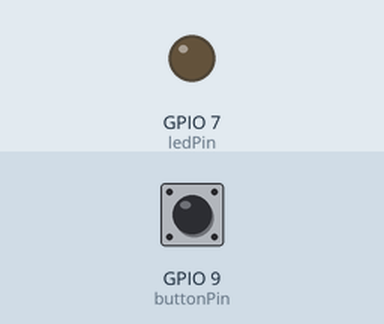
This sketch was run on a simulated ESP32-S3. Shown: output pins drawn as LEDs (lit = HIGH). The test bench sets the inputs (shaded band); at power-on: GPIO 9 (buttonPin) HIGH. Nothing arrives over Bluetooth unless stated; a phone connects over Bluetooth LE 3 s after start; what the sketch prints to the serial monitor is not drawn.

Above: at 1.2 s.
1.3 s: GPIO 9 (buttonPin) pulled LOW for 0.15 s
At 2.2 s:
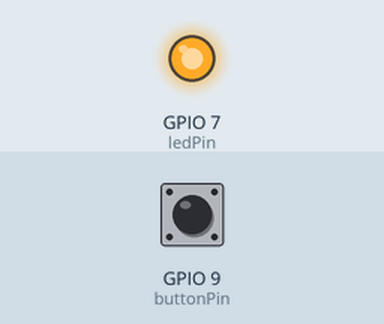
3.0 s: GPIO 9 (buttonPin) pulled LOW for 1 s
At 4.7 s:
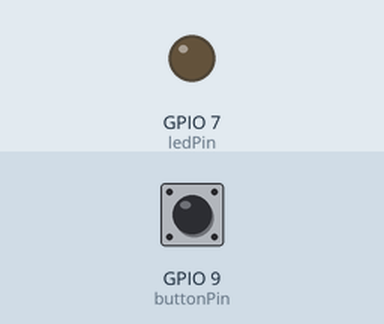
5.5 s: GPIO 9 (buttonPin) pulled LOW for 3.2 s
At 9.4 s:
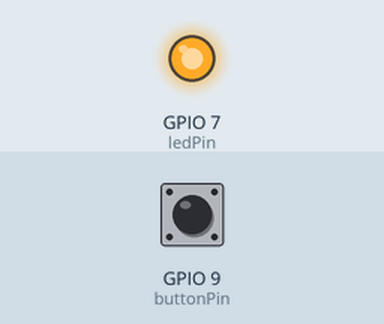
Timing chart, 0 to 10.9 s (numbered marks = the images above; inputs shaded):
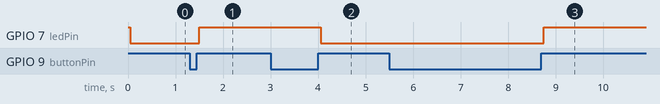

Measured:
- after the input at 1.3 s, GPIO 7 (ledPin): LOW → HIGH after 0.20 s
- after the input at 3.0 s, GPIO 7 (ledPin): HIGH → LOW after 1.1 s
- after the input at 5.5 s, GPIO 7 (ledPin): LOW → HIGH after 3.3 s

The sketch:

BLE-Server.ino
```cpp
// (licence header left out)
/*
 This example is adapted from the client and server code provided by MoThunderz
 Firmware: https://github.com/mo-thunderz/Esp32BlePart2
 YouTube video: https://www.youtube.com/watch?v=s3yoZa6kzus
*/

#include <BLEDevice.h>
#include <BLEServer.h>
#include <BLEUtils.h>
#include <BLE2902.h>

// constants won't change. They're used here to set pin numbers:
const int buttonPin = 9;  // the number of the pushbutton pin
const int ledPin = 7;    // the number of the LED pin

// Variables will change:
uint8_t ledState = HIGH;        // the current state of the output pin
uint32_t buttonState;            // the current reading from the input pin
int lastButtonState = LOW;  // the previous reading from the input pin

// the following variables are unsigned longs because the time, measured in
// milliseconds, will quickly become a bigger number than can be stored in an int.
unsigned long lastDebounceTime = 0;  // the last time the output pin was toggled
unsigned long debounceDelay = 50;    // the debounce time; increase if the output flickers

// Initialize all pointers
BLEServer* pServer = NULL;                        // Pointer to the server
BLECharacteristic* pCharacteristic_1 = NULL;      // Pointer to Characteristic 1
BLECharacteristic* pCharacteristic_2 = NULL;      // Pointer to Characteristic 2
BLEDescriptor *pDescr_1;                          // Pointer to Descriptor of Characteristic 1
BLE2902 *pBLE2902_1;                              // Pointer to BLE2902 of Characteristic 1
BLE2902 *pBLE2902_2;                              // Pointer to BLE2902 of Characteristic 2

// Some variables to keep track on device connected
bool deviceConnected = false;
bool oldDeviceConnected = false;

// Variable that will continuously be increased and written to the client
uint32_t value = 0;

// See the following for generating UUIDs:
// https://www.uuidgenerator.net/
// UUIDs used in this example:
#define SERVICE_UUID          "4fafc201-1fb5-459e-8fcc-c5c9c331914b"
#define CHARACTERISTIC_UUID_1 "beb5483e-36e1-4688-b7f5-ea07361b26a8"
#define CHARACTERISTIC_UUID_2 "1c95d5e3-d8f7-413a-bf3d-7a2e5d7be87e"

// Callback function that is called whenever a client is connected or disconnected
class MyServerCallbacks: public BLEServerCallbacks {
    void onConnect(BLEServer* pServer) {
      deviceConnected = true;
    };

    void onDisconnect(BLEServer* pServer) {
      deviceConnected = false;
    }
};

void setup() {
  Serial.begin(115200);
  pinMode(buttonPin, INPUT_PULLUP);
  pinMode(ledPin, OUTPUT);

  // set initial LED state
  digitalWrite(ledPin, ledState);
  // Create the BLE Device
  BLEDevice::init("ESP32");

  // Create the BLE Server
  pServer = BLEDevice::createServer();
  pServer->setCallbacks(new MyServerCallbacks());

  // Create the BLE Service
  BLEService *pService = pServer->createService(SERVICE_UUID);

  // Create a BLE Characteristic
  pCharacteristic_1 = pService->createCharacteristic(
                      CHARACTERISTIC_UUID_1,
                      BLECharacteristic::PROPERTY_NOTIFY
                    );

  pCharacteristic_2 = pService->createCharacteristic(
                      CHARACTERISTIC_UUID_2,
                      BLECharacteristic::PROPERTY_READ   |
                      BLECharacteristic::PROPERTY_WRITE  |
                      BLECharacteristic::PROPERTY_NOTIFY
                    );

  // Create a BLE Descriptor
  pDescr_1 = new BLEDescriptor((uint16_t)0x2901);
  pDescr_1->setValue("A very interesting variable");
  pCharacteristic_1->addDescriptor(pDescr_1);

  // Add the BLE2902 Descriptor because we are using "PROPERTY_NOTIFY"
  pBLE2902_1 = new BLE2902();
  pBLE2902_1->setNotifications(true);
  pCharacteristic_1->addDescriptor(pBLE2902_1);

  pBLE2902_2 = new BLE2902();
  pBLE2902_2->setNotifications(true);
  pCharacteristic_2->addDescriptor(pBLE2902_2);

  // Start the service
  pService->start();

  // Start advertising
  BLEAdvertising *pAdvertising = BLEDevice::getAdvertising();
  pAdvertising->addServiceUUID(SERVICE_UUID);
  pAdvertising->setScanResponse(false);
  pAdvertising->setMinPreferred(0x0);  // set value to 0x00 to not advertise this parameter
  BLEDevice::startAdvertising();
  Serial.println("Waiting a client connection to notify...");
}

void loop() {
  // read the state of the switch into a local variable:
  int reading = digitalRead(buttonPin);

  // check to see if you just pressed the button
  // (i.e. the input went from LOW to HIGH), and you've waited long enough
  // since the last press to ignore any noise:

  // If the switch changed, due to noise or pressing:
  if (reading != lastButtonState) {
    // reset the debouncing timer
    lastDebounceTime = millis();
  }

  if ((millis() - lastDebounceTime) > debounceDelay) {
    // whatever the reading is at, it's been there for longer than the debounce
    // delay, so take it as the actual current state:

    // if the button state has changed:
    if (reading != buttonState) {
      buttonState = reading;

      // only toggle the LED if the new button state is HIGH
      if (buttonState == HIGH) {
        ledState = !ledState;
        if(deviceConnected)
        {
          pCharacteristic_1->setValue(&ledState, 1);
          pCharacteristic_1->notify();
        }
      }
    }
  }

  // set the LED:
  digitalWrite(ledPin, ledState);

    if (!deviceConnected && oldDeviceConnected) {
        delay(500); // give the bluetooth stack the chance to get things ready
        pServer->startAdvertising(); // restart advertising
        Serial.println("start advertising");
        oldDeviceConnected = deviceConnected;
    }
    // Connecting
    if (deviceConnected && !oldDeviceConnected) {
        // do stuff here on connecting
        oldDeviceConnected = deviceConnected;
    }
  // save the reading. Next time through the loop, it'll be the lastButtonState:
  lastButtonState = reading;
}
```
